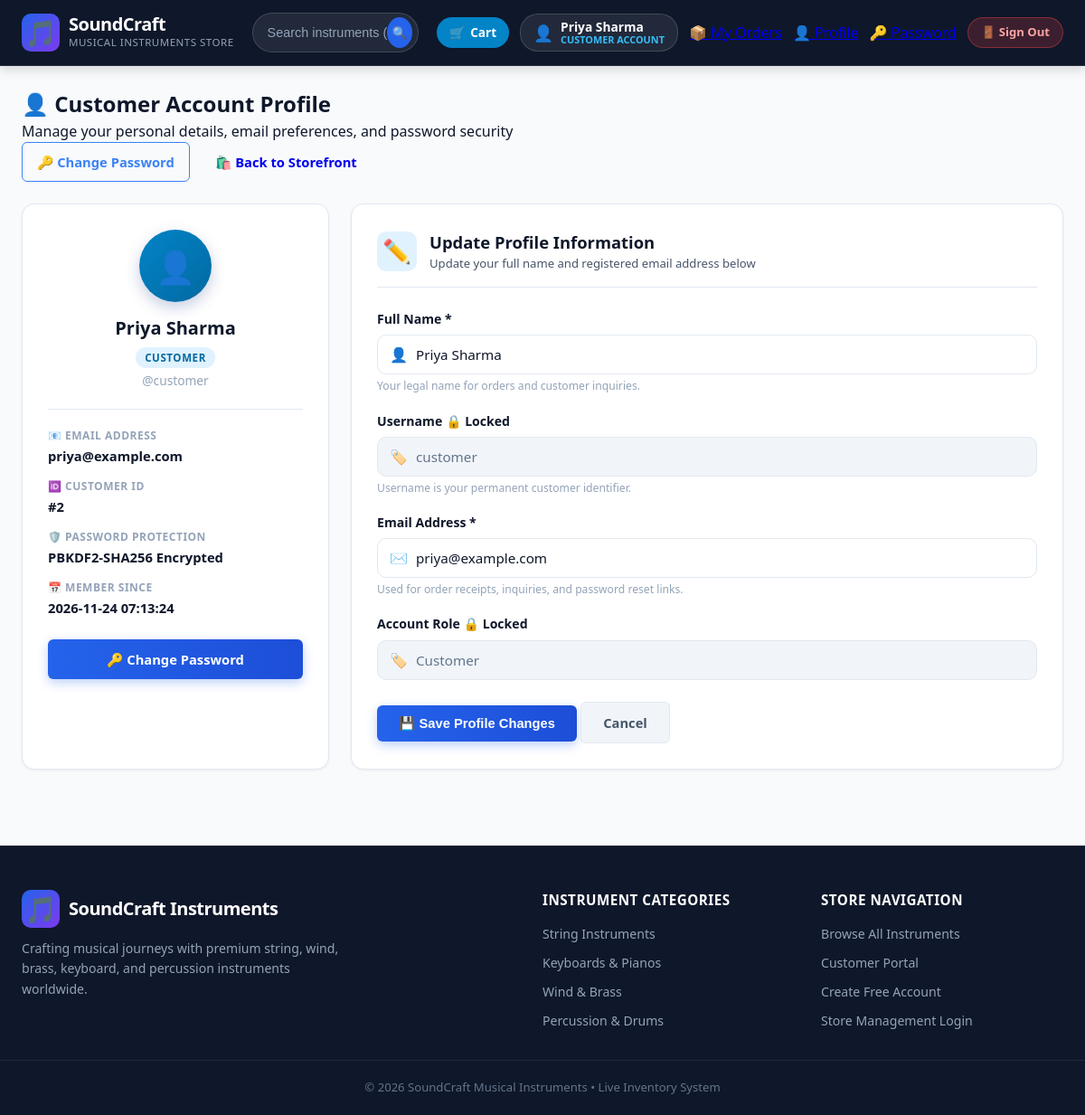
Screenshot of /customer/profile (signed in) with the database file from the repository.
### tables this page shows
CREATE TABLE users (
            user_id INTEGER PRIMARY KEY AUTOINCREMENT,
            username TEXT UNIQUE NOT NULL,
            password_hash TEXT NOT NULL,
            role TEXT NOT NULL DEFAULT 'Admin',
            created_at TIMESTAMP DEFAULT CURRENT_TIMESTAMP
        , full_name TEXT NOT NULL DEFAULT 'Store Administrator', email TEXT NOT NULL DEFAULT 'admin@soundcraft.com');

### app.py (the view, shortened to what this page needs)
@app.route('/customer/profile', methods=['GET', 'POST'])
@customer_login_required
def customer_profile():
    user_id = session.get('user_id')
    user = get_user_profile(user_id)
    if not user:
        flash("Customer account not found.", "danger")
        return redirect(url_for('customer_logout'))
    return render_template('customer/profile.html', user=user)

### app.py (called while the page is built)
@app.context_processor
def inject_cart_info():
    cart = session.get('cart', {})
    cart_count = sum(cart.values()) if isinstance(cart, dict) else 0
    return dict(cart_count=cart_count)

def customer_login_required(f):
    @wraps(f)
    def decorated_function(*args, **kwargs):
        if 'user_id' not in session:
            flash("Please sign in to access your customer account.", "warning")
            return redirect(url_for('customer_login', next=request.full_path if request.query_string else request.path))
        return f(*args, **kwargs)
    return decorated_function

### database.py (called while the page is built)
def get_db_connection(db_path=DATABASE_PATH):
    conn = sqlite3.connect(db_path)
    conn.execute("PRAGMA foreign_keys = ON;")
    conn.row_factory = sqlite3.Row
    return conn

def close_db_connection(conn):
    if conn:
        conn.close()

def get_user_profile(user_id, db_path=DATABASE_PATH):
    conn = get_db_connection(db_path)
    cursor = conn.cursor()
    try:
        cursor.execute("SELECT user_id, username, full_name, email, role, created_at FROM users WHERE user_id = ?;", (user_id,))
        row = cursor.fetchone()
        return dict(row) if row else None
    finally:
        close_db_connection(conn)

### templates/customer/profile.html (shortened to what this page needs)
{% extends "customer/base_customer.html" %}
{% block content %}
<div class="store-container">
    <div class="content-header-bar" style="margin-bottom: 24px;">
        <div class="header-text-group">
            <h2 class="section-title">👤 Customer Account Profile</h2>
            <p class="section-subtitle">Manage your personal details, email preferences, and password security</p>
        </div>
        <div class="header-action-group">
            <a href="{{ url_for('customer_change_password') }}" class="btn btn-outline-primary">
                <span>🔑 Change Password</span>
            </a>
            <a href="{{ url_for('customer_store') }}" class="btn btn-outline-secondary">
                <span>🛍️ Back to Storefront</span>
            </a>
        </div>
    </div>
    <div class="profile-layout-grid">
        <div class="profile-card profile-summary-card">
            <div class="profile-avatar-wrapper">
                <div class="profile-avatar-circle" style="background: linear-gradient(135deg, #0284c7, #0369a1);">
                    <span class="avatar-emoji">👤</span>
                </div>
                <h3 class="profile-display-name">{{ user.full_name or user.username }}</h3>
                <span class="profile-role-pill" style="background: #e0f2fe; color: #0369a1;">{{ user.role or 'Customer' }}</span>
                <p class="profile-username-tag">@{{ user.username }}</p>
            </div>
            <div class="profile-meta-divider"></div>
            <div class="profile-meta-list">
                <div class="profile-meta-item">
                    <span class="meta-label">📧 Email Address</span>
                    <span class="meta-value">{{ user.email or 'Not specified' }}</span>
                </div>
                <div class="profile-meta-item">
                    <span class="meta-label">🆔 Customer ID</span>
                    <span class="meta-value">#{{ user.user_id }}</span>
                </div>
                <div class="profile-meta-item">
                    <span class="meta-label">🛡️ Password Protection</span>
                    <span class="meta-value text-success">PBKDF2-SHA256 Encrypted</span>
                </div>
                <div class="profile-meta-item">
                    <span class="meta-label">📅 Member Since</span>
                    <span class="meta-value">{{ user.created_at or 'SoundCraft Launch' }}</span>
                </div>
            </div>
            <div class="profile-quick-action-box">
                <a href="{{ url_for('customer_change_password') }}" class="btn btn-primary btn-block">
                    <span>🔑 Change Password</span>
                </a>
            </div>
        </div>
        <div class="profile-card profile-edit-card">
            <div class="card-header-styled">
                <div class="card-icon-box" style="background: #e0f2fe; color: #0284c7;">✏️</div>
                <div>
                    <h3 class="card-heading">Update Profile Information</h3>
                    <p class="card-subheading">Update your full name and registered email address below</p>
                </div>
            </div>
            <form action="{{ url_for('customer_profile') }}" method="POST" class="styled-form profile-form" novalidate>
                <div class="form-group">
                    <label for="full_name" class="form-label">
                        <span>Full Name</span>
                        <span class="required-star">*</span>
                    </label>
                    <div class="input-with-icon">
                        <span class="input-icon">👤</span>
                        <input
                            type="text"
                            id="full_name"
                            name="full_name"
                            class="form-control"
                            placeholder="e.g. Priya Sharma"
                            value="{{ user.full_name or '' }}"
                            required
                        >
                    </div>
                    <small class="form-hint">Your legal name for orders and customer inquiries.</small>
                </div>
                <div class="form-group">
                    <label for="username" class="form-label">
                        <span>Username</span>
                        <span class="lock-indicator" title="Username cannot be altered after account creation">🔒 Locked</span>
                    </label>
                    <div class="input-with-icon">
                        <span class="input-icon">🏷️</span>
                        <input
                            type="text"
                            id="username"
                            name="username"
                            class="form-control form-control-locked"
                            value="{{ user.username }}"
                            readonly
                            disabled
                        >
                    </div>
                    <small class="form-hint">Username is your permanent customer identifier.</small>
                </div>
                <div class="form-group">
                    <label for="email" class="form-label">
                        <span>Email Address</span>
                        <span class="required-star">*</span>
                    </label>
                    <div class="input-with-icon">
                        <span class="input-icon">✉️</span>
                        <input
                            type="email"
                            id="email"
                            name="email"
                            class="form-control"
                            placeholder="customer@example.com"
                            value="{{ user.email or '' }}"
                            required
                        >
                    </div>
                    <small class="form-hint">Used for order receipts, inquiries, and password reset links.</small>
                </div>
                <div class="form-group">
                    <label for="role" class="form-label">
                        <span>Account Role</span>
                        <span class="lock-indicator">🔒 Locked</span>
                    </label>
                    <div class="input-with-icon">
                        <span class="input-icon">🏷️</span>
                        <input
                            type="text"
                            id="role"
                            name="role"
                            class="form-control form-control-locked"
                            value="{{ user.role or 'Customer' }}"
                            readonly
                            disabled
                        >
                    </div>
                </div>
                <div class="form-action-row" style="margin-top: 24px;">
                    <button type="submit" class="btn btn-primary btn-save-profile">
                        <span>💾 Save Profile Changes</span>
                    </button>
                    <a href="{{ url_for('customer_store') }}" class="btn btn-secondary">
                        <span>Cancel</span>
                    </a>
                </div>
            </form>
        </div>
    </div>
</div>
{% endblock %}

### templates/customer/base_customer.html (shortened to what this page needs)
<!DOCTYPE html>
<html lang="en">
<head>
    <link rel="stylesheet" href="{{ url_for('static', filename='css/style.css') }}">
</head>
<body class="customer-body">
    <header class="customer-navbar">
        <div class="customer-nav-container">
            <a href="{{ url_for('customer_store') }}" class="customer-brand">
                <span class="customer-brand-icon">🎵</span>
                <div class="customer-brand-text">
                    <span class="customer-brand-name">SoundCraft</span>
                    <span class="customer-brand-tagline">Musical Instruments Store</span>
                </div>
            </a>
            <form action="{{ url_for('customer_store') }}" method="GET" class="customer-nav-search">
                <input
                    type="text"
                    name="search"
                    placeholder="Search instruments (e.g. Guitar, Piano, Tabla, Flute)..."
                    value="{{ search_query or '' }}"
                    class="customer-search-input"
                >
                <button type="submit" class="customer-search-btn" title="Search">
                    <span>🔍</span>
                </button>
            </form>
            <div class="customer-nav-actions">
                <a href="{{ url_for('customer_cart') }}" class="btn-customer-cart" title="Shopping Cart">
                    <span class="cart-icon">🛒</span>
                    <span class="cart-label">Cart</span>
                </a>
                {% if session.get('user_id') and session.get('role') == 'Customer' %}
                    <div class="customer-user-badge">
                        <span class="customer-user-avatar">👤</span>
                        <div class="customer-user-info">
                            <span class="customer-user-name">{{ session.get('full_name') or session.get('username') }}</span>
                            <span class="customer-user-role">Customer Account</span>
                        </div>
                    </div>
                    <a href="{{ url_for('customer_orders') }}" class="btn-customer-portal-action" title="My Orders">
                        <span>📦 My Orders</span>
                    </a>
                    <a href="{{ url_for('customer_profile') }}" class="btn-customer-portal-action" title="My Profile">
                        <span>👤 Profile</span>
                    </a>
                    <a href="{{ url_for('customer_change_password') }}" class="btn-customer-portal-action" title="Change Password">
                        <span>🔑 Password</span>
                    </a>
                    <a href="{{ url_for('customer_logout') }}" class="btn-customer-logout" title="Sign Out">
                        <span>🚪 Sign Out</span>
                    </a>
                {% endif %}
            </div>
        </div>
    </header>
    <div class="customer-main-wrapper">
        {% block content %}{% endblock %}
    </div>
    <footer class="customer-footer">
        <div class="customer-footer-content">
            <div class="footer-col">
                <div class="customer-brand">
                    <span class="customer-brand-icon">🎵</span>
                    <span class="customer-brand-name">SoundCraft Instruments</span>
                </div>
                <p class="footer-desc">Crafting musical journeys with premium string, wind, brass, keyboard, and percussion instruments worldwide.</p>
            </div>
            <div class="footer-col">
                <h4 class="footer-heading">Instrument Categories</h4>
                <ul class="footer-links">
                    <li><a href="{{ url_for('customer_store', category='String Instruments') }}">String Instruments</a></li>
                    <li><a href="{{ url_for('customer_store', category='Keyboard Instruments') }}">Keyboards &amp; Pianos</a></li>
                    <li><a href="{{ url_for('customer_store', category='Wind Instruments') }}">Wind &amp; Brass</a></li>
                    <li><a href="{{ url_for('customer_store', category='Percussion Instruments') }}">Percussion &amp; Drums</a></li>
                </ul>
            </div>
            <div class="footer-col">
                <h4 class="footer-heading">Store Navigation</h4>
                <ul class="footer-links">
                    <li><a href="{{ url_for('customer_store') }}">Browse All Instruments</a></li>
                    <li><a href="{{ url_for('customer_login') }}">Customer Portal</a></li>
                    <li><a href="{{ url_for('customer_register') }}">Create Free Account</a></li>
                    <li><a href="{{ url_for('login') }}">Store Management Login</a></li>
                </ul>
            </div>
        </div>
        <div class="footer-bottom">
            <p>&copy; 2026 SoundCraft Musical Instruments &bull; Live Inventory System</p>
        </div>
    </footer>
</body>
</html>

### rows the page displays
users: get "Priya Sharma", full_name "Priya Sharma", role "CUSTOMER", username "customer", email "priya@example.com", user_id "2", created_at "2026-11-24 07:13:24", role "Customer"
